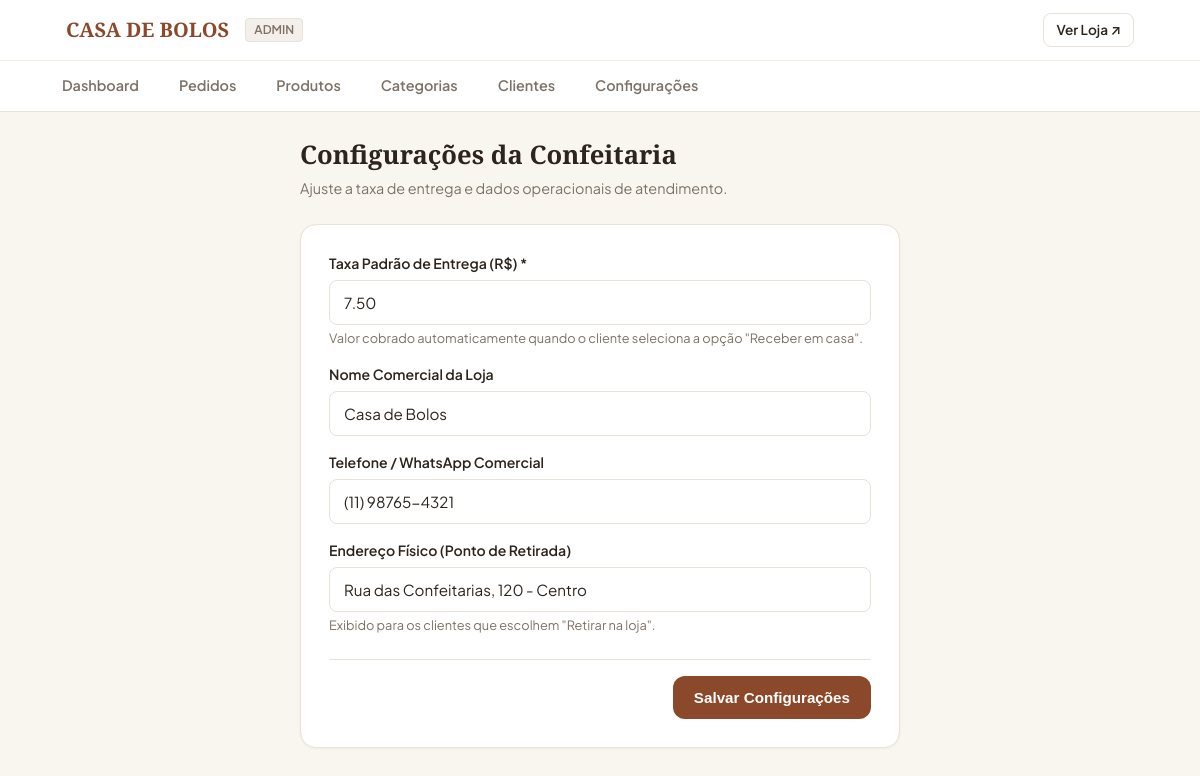
The app's page /admin/configuracoes with its own data.
### tables this page shows
CREATE TABLE configuracoes (
            chave TEXT PRIMARY KEY,
            valor TEXT NOT NULL
        );

### routes/admin.py (the view, shortened to what this page needs)
@admin_bp.route('/configuracoes', methods=['GET', 'POST'])
def configuracoes():
    conn = get_db_connection()
    cursor = conn.cursor()
    cursor.execute("SELECT chave, valor FROM configuracoes")
    configs = {row['chave']: row['valor'] for row in cursor.fetchall()}
    conn.close()
    return render_template('admin/configuracoes.html', configs=configs)

### app.py (called while the page is built)
def create_app():
    app = Flask(__name__)
    app.config.from_object(Config)
    with app.app_context():
        init_db()
    app.register_blueprint(cliente_bp)
    app.register_blueprint(catalogo_bp)
    app.register_blueprint(pedido_bp)
    app.register_blueprint(admin_bp)
    @app.template_filter('moeda')
    def formatar_moeda(valor):
        try:
            return f"R$ {float(valor):,.2f}".replace(',', 'X').replace('.', ',').replace('X', '.')
        except (ValueError, TypeError):
            return "R$ 0,00"
    @app.context_processor
    def inject_global_data():
        from services.pedido_service import PedidoService
        return {
            'loja_nome': Config.STORE_NAME,
            'loja_telefone': Config.STORE_PHONE,
            'loja_endereco': Config.STORE_ADDRESS,
            'taxa_entrega_padrao': PedidoService.get_taxa_entrega()
        }
    return app

### database.py (called while the page is built)
def get_db_connection():
    os.makedirs(os.path.dirname(Config.DATABASE), exist_ok=True)
    conn = sqlite3.connect(Config.DATABASE)
    conn.row_factory = sqlite3.Row
    conn.execute("PRAGMA foreign_keys = ON")
    return conn

### services/pedido_service.py (called while the page is built)
    @staticmethod
    def get_taxa_entrega():
        conn = get_db_connection()
        cursor = conn.cursor()
        cursor.execute("SELECT valor FROM configuracoes WHERE chave = 'taxa_entrega'")
        row = cursor.fetchone()
        conn.close()
        return float(row['valor']) if row else 7.50

### templates/admin/configuracoes.html (shortened to what this page needs)
{% extends 'admin/base_admin.html' %}
{% block content %}
<div style="max-width: 600px; margin: 0 auto;">
  <div style="margin-bottom: 24px;">
    <h1 style="font-size: 1.6rem; margin-bottom: 4px;">Configurações da Confeitaria</h1>
    <p style="color: var(--muted); font-size: 0.9rem;">
      Ajuste a taxa de entrega e dados operacionais de atendimento.
    </p>
  </div>
  <div style="background: var(--surface); border: 1px solid var(--border); border-radius: var(--radius-lg); padding: 28px; box-shadow: var(--shadow-sm);">
    <form method="POST">
      <div class="form-group">
        <label class="form-label" for="taxa_entrega">Taxa Padrão de Entrega (R$) *</label>
        <input type="number" step="0.50" min="0" id="taxa_entrega" name="taxa_entrega" class="form-control" value="{{ configs.get('taxa_entrega', '7.50') }}" required>
        <small style="color: var(--muted); font-size: 0.8rem; display: block; margin-top: 4px;">
          Valor cobrado automaticamente quando o cliente seleciona a opção "Receber em casa".
        </small>
      </div>
      <div class="form-group">
        <label class="form-label" for="nome_loja">Nome Comercial da Loja</label>
        <input type="text" id="nome_loja" name="nome_loja" class="form-control" value="{{ configs.get('nome_loja', 'Casa de Bolos') }}" required>
      </div>
      <div class="form-group">
        <label class="form-label" for="telefone_loja">Telefone / WhatsApp Comercial</label>
        <input type="text" id="telefone_loja" name="telefone_loja" class="form-control js-phone-mask" value="{{ configs.get('telefone_loja', '(11) 98765-4321') }}" required>
      </div>
      <div class="form-group">
        <label class="form-label" for="endereco_loja">Endereço Físico (Ponto de Retirada)</label>
        <input type="text" id="endereco_loja" name="endereco_loja" class="form-control" value="{{ configs.get('endereco_loja', 'Rua das Confeitarias, 120 - Centro') }}" required>
        <small style="color: var(--muted); font-size: 0.8rem; display: block; margin-top: 4px;">
          Exibido para os clientes que escolhem "Retirar na loja".
        </small>
      </div>
      <div style="margin-top: 24px; padding-top: 16px; border-top: 1px solid var(--border); display: flex; justify-content: flex-end;">
        <button type="submit" class="btn btn-primary">
          Salvar Configurações
        </button>
      </div>
    </form>
  </div>
</div>
{% endblock %}

### static/css/style.css (style rules this page uses)
:root { --background: #FAF7F2; --surface: #FFFFFF; --surface-alt: #F4EFEB; --text: #2D241E; --muted: #7E7267; --primary: #8C482A; --primary-hover: #73371D; --primary-light: #F7EFEA; --accent: #D48C46; --border: #E8E2D9; --border-focus: #8C482A; --success: #2E7D32; --warning: #ED6C02; --danger: #D32F2F; --radius: 12px; --radius-sm: 8px; --radius-lg: 16px; --shadow-sm: 0 1px 3px rgba(45, 36, 30, 0.05); --shadow-md: 0 4px 12px rgba(45, 36, 30, 0.08); --font-serif: 'Playfair Display', Georgia, serif; --font-sans: 'Plus Jakarta Sans', system-ui, -apple-system, sans-serif; }
* { box-sizing: border-box; margin: 0; padding: 0; }
body { background-color: var(--background); color: var(--text); font-family: var(--font-sans); line-height: 1.5; -webkit-font-smoothing: antialiased; }
h1, h2, h3, .brand-font { font-family: var(--font-serif); font-weight: 600; color: var(--text); }
.btn { display: inline-flex; align-items: center; justify-content: center; gap: 8px; padding: 12px 20px; font-size: 0.95rem; font-weight: 600; border-radius: var(--radius); border: 1px solid transparent; cursor: pointer; transition: all 0.15s ease-in-out; text-align: center; white-space: nowrap; }
.btn-primary { background-color: var(--primary); color: #FFFFFF; }
.form-group { margin-bottom: 16px; }
.form-label { display: block; font-size: 0.88rem; font-weight: 600; margin-bottom: 6px; color: var(--text); }
.form-control { width: 100%; padding: 12px 14px; font-size: 0.95rem; font-family: inherit; border: 1px solid var(--border); border-radius: var(--radius-sm); background: var(--surface); color: var(--text); }

### records on screen
configuracoes: taxa_entrega "7.50"
configuracoes: nome_loja "Casa de Bolos"
configuracoes: telefone_loja "(11) 98765-4321"
configuracoes: endereco_loja "Rua das Confeitarias, 120 - Centro"
